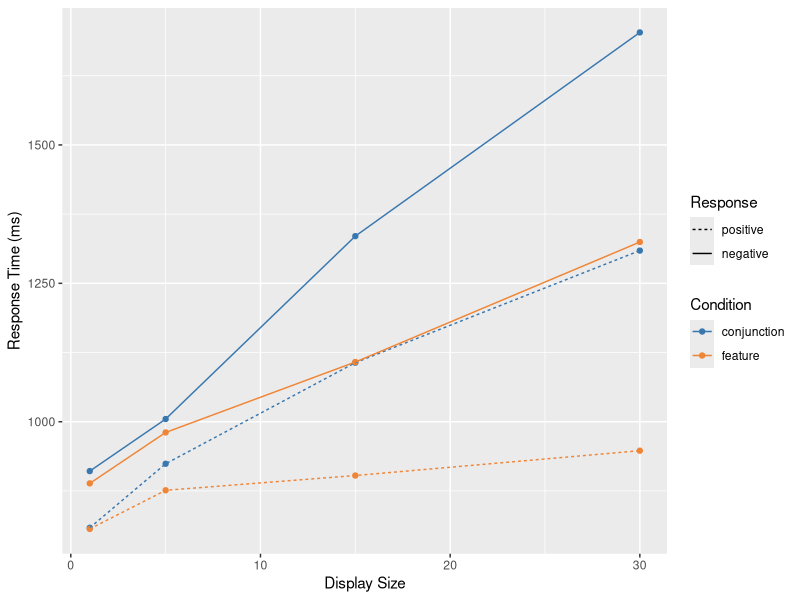
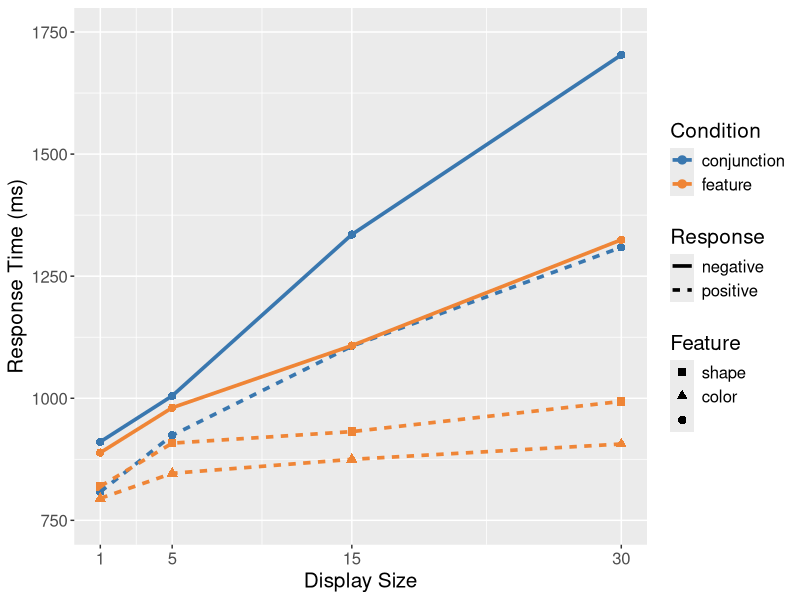
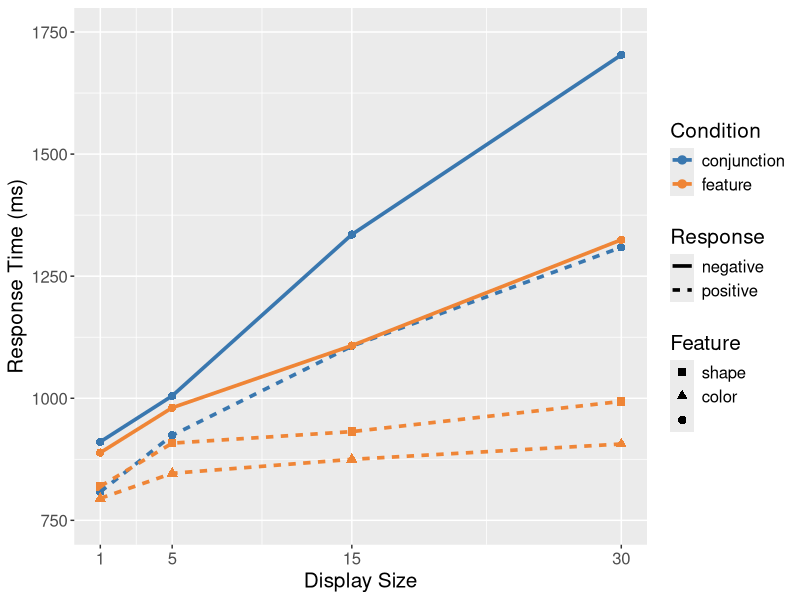

Source code (R) for these figures, in order:
# Plot script for the feature integration theory experiment

# 0. Packages --------------------------------------------------------------
library(psych)
library(ggplot2)
library(tidyr)
library(tidyverse)

# 1. Import --------------------------------------------------------------

# import csv
trial_frame <- read.csv('../../data/02_main/results_main.csv')

# cast variables
trial_frame$size <- as.numeric(trial_frame$display_size)
factor_variables <- c("submission_id", "condition", "display_size", "expected", "response", "target", "target_color")
trial_frame[factor_variables] <- lapply(trial_frame[factor_variables], factor)

# convert time from ms to minutes
trial_frame$experiment_duration <- trial_frame$experiment_duration/60000

# filter outliers
trial_frame <- subset(trial_frame, response_time < 3000 & response_time > 200)

# 2. Line plot all conditions -------------------------------------------------------------

# subset
tf <- subset(trial_frame, expected == response)

data <- aggregate(response_time ~ size + expected + condition, data=tf, mean)
ggplot(data = data, 
       mapping = aes(y = response_time, x=size, group=interaction(expected,condition),
                     color=condition, linetype=expected)) + 
  geom_point() + 
  geom_line() +
  xlab("Display Size") +
  ylab("Response Time (ms)") + 
  scale_color_manual(values=c("#3977AF", "#EF8536")) + 
  labs(linetype ='Response', color='Condition') + 
  guides(linetype = guide_legend(reverse=TRUE))


# 3. Line plot all conditions and subgroups -------------------------------------------------------------

# subset
tf <- subset(trial_frame, expected == response)
tf$feature_cond <- ''
tf[tf$target == 'S',]$feature_cond <- 'shape'
tf[tf$target_color == 'blue',]$feature_cond <- 'color'

data <- aggregate(response_time ~ size + expected + condition + feature_cond, data=tf, mean)
size <- 15
p <- ggplot(data = data, 
       mapping = aes(y = response_time, x=size, group=interaction(expected,condition,feature_cond),
                     color=condition, linetype=expected, shape=feature_cond)) + 
  geom_point(size=2.5) + 
  geom_line(size=1.25) +
  xlab("Display Size") +
  ylim(c(750, 1750)) +
  ylab("Response Time (ms)") + 
  scale_color_manual(values=c("#3977AF", "#EF8536")) + 
  labs(linetype ='Response', color='Condition', shape='Feature') + 
  guides(shape = guide_legend(reverse=TRUE)) + 
  guides(linetype = guide_legend(order = 2), col = guide_legend(order = 1)) +
  theme(text = element_text(size=size)) + 
  scale_x_continuous(breaks = c(1,5,15,30))
plot(p)

pdf(file='plots/lineplot_subgroup.pdf', width=8, height=4)
plot(p)
dev.off()

